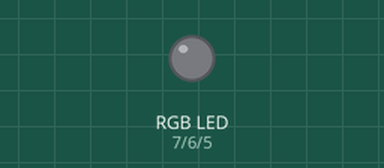
Simulated run of this sketch. Board: Arduino Uno, built with avr-gcc and run on an emulated ATmega328P. On the bench: an RGB LED mixed from three pins (HIGH = lit). Dim RGB values are drawn brighter than linear.

Above: at 0.1 s.
At 1.6 s:
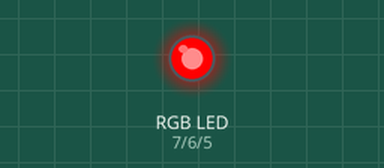
At 10.3 s:
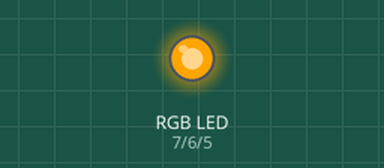
At 17.5 s:
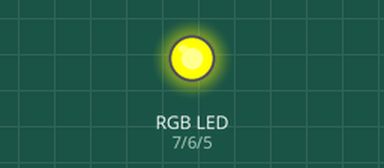
At 24.7 s:
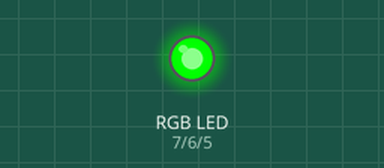
At 39.1 s:
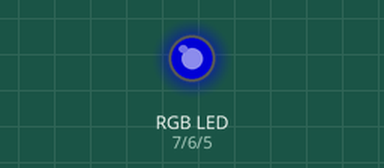
Timing chart, 0 to 40.0 s (numbered marks = the images above):
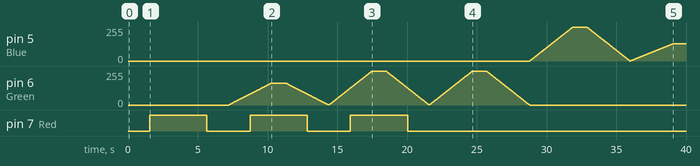

The sketch:

Exercise_I_4_.ino
```cpp
// ColorCycle.ino
// 4105054025、鄭琮寶

// 使用陣列定義顏色對應碼
const byte array_red[3] = {255,0,0};
const byte array_orange[3] = {255,165,0};
const byte array_yellow[3] = {255,255,0};
const byte array_green[3] = {0,255,0};
const byte array_blue[3] = {0,0,255};
const byte array_indigo[3] = {75,0,130};
const byte array_purple[3] = {128,0,128};
const byte array_white[3] = {255,255,255};

// 宣告變數
const byte Red = 7;
const byte Green = 6;
const byte Blue = 5;
const int TurnOnTime = 3000;   // 漸亮時間
const int MaintainTime = 1000; // 維持時間
const int TurnOffTime = 3000;  // 漸暗時間
byte light[3]; // 定義陣列變數, 作為儲存顏色對應
int counter;
byte index;

void setup() {
	pinMode(Red, OUTPUT);
	pinMode(Green, OUTPUT);
	pinMode(Blue, OUTPUT);

}

void loop() {
	subred(); // 呼叫subred()副程式將動作顏色指定為亮紅色
	active(); // 呼叫active()副程式開始動作
	suborange(); // 指定亮橙色
	active();
	subyellow(); // 指定亮黃色
	active();
	subgreen(); // 指定亮綠色
	active();
	subblue(); // 指定亮藍色
	active();
	subindigo(); // 指定亮靛藍
	active();
	subpurple(); // 指定亮紫色
	active();
	subwhite(); // 指定亮白色
	active();
}


void subred(){ // 將light變數setup成指定的顏色的色碼
	for(index=0;index<3;index++){
		light[index]=array_red[index];
	}
}

void suborange(){ // 將light變數setup成指定的顏色的色碼
	for(index=0;index<3;index++){
		light[index]=array_orange[index];
	}
}

void subyellow(){ // 將light變數setup成指定的顏色的色碼
	for(index=0;index<3;index++){
		light[index]=array_yellow[index];
	}
}

void subgreen(){ // 將light變數setup成指定的顏色的色碼
	for(index=0;index<3;index++){
		light[index]=array_green[index];
	}
}

void subblue(){ // 將light變數setup成指定的顏色的色碼
	for(index=0;index<3;index++){
		light[index]=array_blue[index];
	}
}

void subindigo(){ // 將light變數setup成指定的顏色的色碼
	for(index=0; index<3;index++){
		light[index]=array_indigo[index];
	}
}

void subpurple(){ // 將light變數setup成指定的顏色的色碼
	for(index=0;index<3;index++){
		light[index]=array_purple[index];
	}
}

void subwhite(){ // 將light變數setup成指定的顏色的色碼
	for(index=0;index<3;index++){
		light[index]=array_white[index];
	}
}

void active(){  // 使led動作
	TurnON();   // 漸漸變亮
	Maintain(); // 維持最亮
	TurnOFF();  // 漸漸變暗
}

void TurnON(){ // 執行由暗轉亮的過程
	for(counter=1;counter<=(TurnOnTime/6);counter++){ // 因為每個RGB亮2ms,故TurnOnTime要除以6,以下皆同
		analogWrite(Red,map(counter,0,TurnOnTime/6,0,light[0])); // 將原本counter變動的範圍(0-TurnOnTime/6)改對應至(0-light[0]),以下皆同
		delay(2);
		analogWrite(Green,map(counter,0,TurnOnTime/6,0,light[1]));
		delay(2);
		analogWrite(Blue,map(counter,0,TurnOnTime/6,0,light[2]));
		delay(2);
	}
}

void Maintain(){ // 維持最亮狀態
	for(counter=1;counter<=MaintainTime/6;counter++){
		analogWrite(Red, light[0]);
		delay(2);
		analogWrite(Green, light[1]);
		delay(2);
		analogWrite(Blue,light[2]);
		delay(2);
	}
}

void TurnOFF(){ // 執行由亮轉暗的過程
	for(counter=TurnOffTime/6;counter>=1;counter--){
		analogWrite(Red,map(counter, 0,TurnOffTime/6,0,light[0]));
		delay(2);
		analogWrite(Green,map(counter,0,TurnOffTime/6,0,light[1]));
		delay(2);
		analogWrite(Blue,map(counter, 0, TurnOffTime/6,0,light[2]));
		delay(2);
	}
}
```

Measured:
- by itself, pin 7 (Red): alternates HIGH for 4.1 s and LOW for 3.1 s, 6 changes in all, then stays LOW
